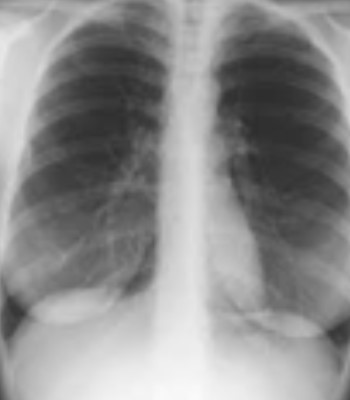
%> input picture HW1/HW1/img2.jpg, 350 x 400 px
$ octave HW1_Part2.m   (GNU Octave 9; MATLAB toolbox functions it lacks are replaced by stand-ins)
%> lines starting %> are read from the running program, lines starting %| are printed output that depends on the picture
%%
% Homework Solution - HW1
% Mohammad Sadegh Kalami Yazdi
% Student ID: 402811068
%% Section 1: Adding Noise to an Image and Viewing the Results

I = imread('D:\My-Documants\PhD\Term_03_1403\HW1_402811068\HW1\img2.jpg');
%> I is the input picture: size 400x350x3 uint8; min 45, max 251, mean 140.7

I_gray = rgb2gray(I);

% Add some "Gaussian noise" with two different amounts (variances)
noisy_gaussian_01 = imnoise(I_gray, 'gaussian', 0, 0.01); % Small amount of noise
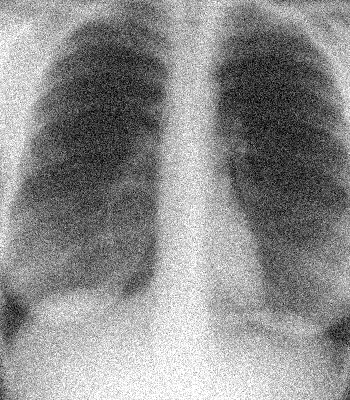
%> noisy_gaussian_01: size 400x350 uint8; min 0, max 255, mean 140.4
noisy_gaussian_02 = imnoise(I_gray, 'gaussian', 0, 0.02); % A bit more noise
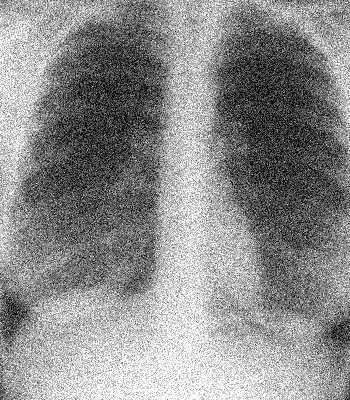
%> noisy_gaussian_02: size 400x350 uint8; min 0, max 255, mean 140

% Add some "salt & pepper noise" with two different amounts (densities)
noisy_saltpepper_01 = imnoise(I_gray, 'salt & pepper', 0.01); % Small amount of salt & pepper noise
noisy_saltpepper_02 = imnoise(I_gray, 'salt & pepper', 0.05); % More salt & pepper noise
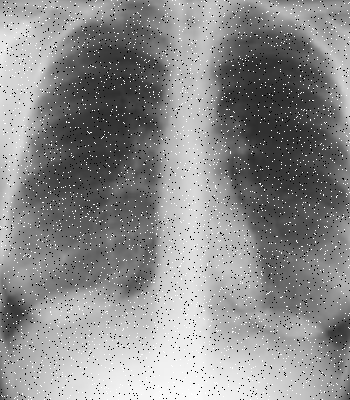
%> noisy_saltpepper_02: size 400x350 uint8; min 0, max 255, mean 140.1

figure;
subplot(2,3,1), imshow(I_gray), title('Original Image');
subplot(2,3,2), imshow(noisy_gaussian_01), title('Gaussian Noise, Variance = 0.01');
subplot(2,3,3), imshow(noisy_gaussian_02), title('Gaussian Noise, Variance = 0.02');
subplot(2,3,4), imshow(noisy_saltpepper_01), title('Salt & Pepper Noise, Density = 0.01');
subplot(2,3,5), imshow(noisy_saltpepper_02), title('Salt & Pepper Noise, Density = 0.05');
%% Section 2: Applying Median Filter with Different Window Sizes

% Apply a 3x3 median filter to each noisy image.
filtered_gaussian_3x3_01 = medfilt2(noisy_gaussian_01, [3 3]);
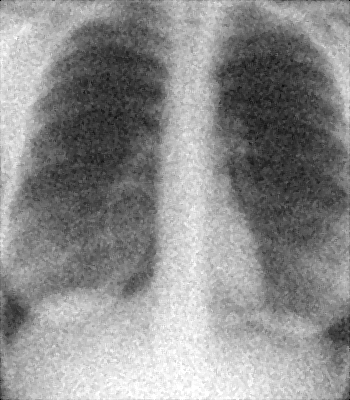
%> filtered_gaussian_3x3_01: size 400x350 uint8; min 0, max 255, mean 140.5
filtered_gaussian_3x3_02 = medfilt2(noisy_gaussian_02, [3 3]);
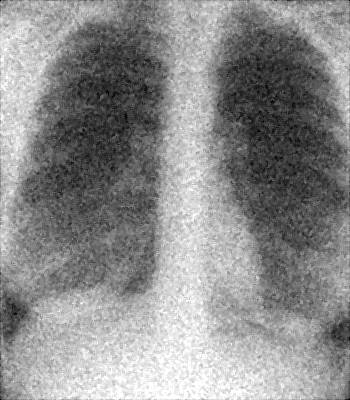
%> filtered_gaussian_3x3_02: size 400x350 uint8; min 0, max 255, mean 140.3
filtered_saltpepper_3x3_01 = medfilt2(noisy_saltpepper_01, [3 3]);
filtered_saltpepper_3x3_02 = medfilt2(noisy_saltpepper_02, [3 3]);

% Apply a 5x5 median filter to each noisy image.
filtered_gaussian_5x5_01 = medfilt2(noisy_gaussian_01, [5 5]);
filtered_gaussian_5x5_02 = medfilt2(noisy_gaussian_02, [5 5]);
filtered_saltpepper_5x5_01 = medfilt2(noisy_saltpepper_01, [5 5]);
filtered_saltpepper_5x5_02 = medfilt2(noisy_saltpepper_02, [5 5]);

figure;

% Show images filtered with the 3x3 window
subplot(3,4,1), imshow(filtered_gaussian_3x3_01), title('3x3 Filter, Gaussian Noise (Var=0.01)');
subplot(3,4,2), imshow(filtered_gaussian_3x3_02), title('3x3 Filter, Gaussian Noise (Var=0.02)');
subplot(3,4,3), imshow(filtered_saltpepper_3x3_01), title('3x3 Filter, Salt & Pepper Noise (0.01 Density)');
subplot(3,4,4), imshow(filtered_saltpepper_3x3_02), title('3x3 Filter, Salt & Pepper Noise (0.05 Density)');

% Show images filtered with the 5x5 window
subplot(3,4,5), imshow(filtered_gaussian_5x5_01), title('5x5 Filter, Gaussian Noise (Var=0.01)');
subplot(3,4,6), imshow(filtered_gaussian_5x5_02), title('5x5 Filter, Gaussian Noise (Var=0.02)');
subplot(3,4,7), imshow(filtered_saltpepper_5x5_01), title('5x5 Filter, Salt & Pepper Noise (0.01 Density)');
subplot(3,4,8), imshow(filtered_saltpepper_5x5_02), title('5x5 Filter, Salt & Pepper Noise (0.05 Density)');

% Show the original noisy images for reference
subplot(3,4,9), imshow(noisy_gaussian_01), title('Original Image, Gaussian Noise (Var=0.01)');
subplot(3,4,10), imshow(noisy_gaussian_02), title('Original Image, Gaussian Noise (Var=0.02)');
subplot(3,4,11), imshow(noisy_saltpepper_01), title('Original Image, Salt & Pepper (0.01 Density)');
subplot(3,4,12), imshow(noisy_saltpepper_02), title('Original Image, Salt & Pepper (0.05 Density)');

%% Section 3: Image Smoothing with Different Block Sizes and Overlap Options
image = imread('D:\My-Documants\PhD\Term_03_1403\HW1_402811068\HW1\img2.jpg');
image_gray = rgb2gray(image);
% Set two block sizes for smoothing
size_small = 3; % Small 3x3 block for light smoothing
size_large = 5; % Larger 5x5 block for stronger smoothing

%% Step 3.1: Smoothing with Non-Overlapping Blocks
filter_small = fspecial('average', [size_small size_small]);
filter_large = fspecial('average', [size_large size_large]);

smooth_no_overlap_small = conv2(image_gray, filter_small, 'same');
smooth_no_overlap_large = conv2(image_gray, filter_large, 'same');

%% Step 3.2: Smoothing with Overlapping Blocks
overlap = [1 1]; % 1-pixel overlap around blocks

% Apply smoothing with overlapping blocks
smooth_with_overlap_small = blockproc(image_gray, [size_small size_small], ...
                                      @(block) mean(block.data(:)), ...
                                      'BorderSize', overlap, 'TrimBorder', false);
smooth_with_overlap_large = blockproc(image_gray, [size_large size_large], ...
                                      @(block) mean(block.data(:)), ...
                                      'BorderSize', overlap, 'TrimBorder', false);
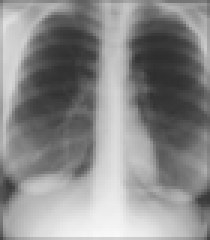
%> smooth_with_overlap_large: size 80x70 double (shown 3 times larger); min 45.9, max 248.5, mean 139.4
figure;
subplot(2,3,1), imshow(image_gray), title('Original Grayscale Image');
subplot(2,3,2), imshow(uint8(smooth_no_overlap_small)), title('3x3 Non-Overlap Smoothing');
subplot(2,3,3), imshow(uint8(smooth_no_overlap_large)), title('5x5 Non-Overlap Smoothing');
%> after `imshow(uint8(smooth_no_overlap_large))`:
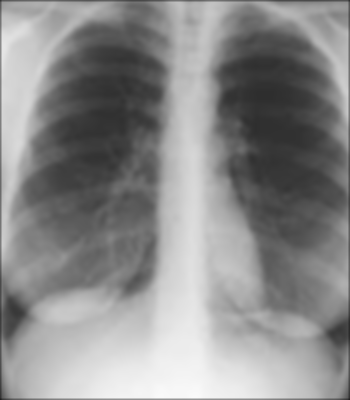
%> displayed picture: size 400x350, on the screen's scale of 0 to 255; min 30, max 250, mean 139.6
subplot(2,3,4), imshow(uint8(smooth_with_overlap_small)), title('3x3 Overlap Smoothing');
subplot(2,3,5), imshow(uint8(smooth_with_overlap_large)), title('5x5 Overlap Smoothing');

$ run again, with HW1/HW1/img1.jpg copied over HW1/HW1/img2.jpg
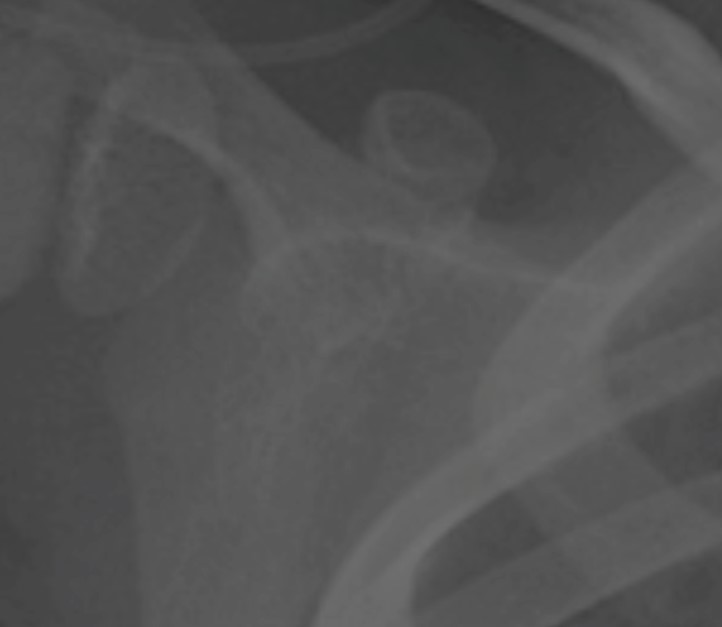
%> input picture HW1/HW1/img1.jpg, 722 x 627 px
%> I is the input picture: size 627x722x3 uint8; mean R, G, B 83.4, 83.5, 83.5
%> `noisy_gaussian_02 = imnoise(I_gray, 'gaussian', 0, 0.02);`:
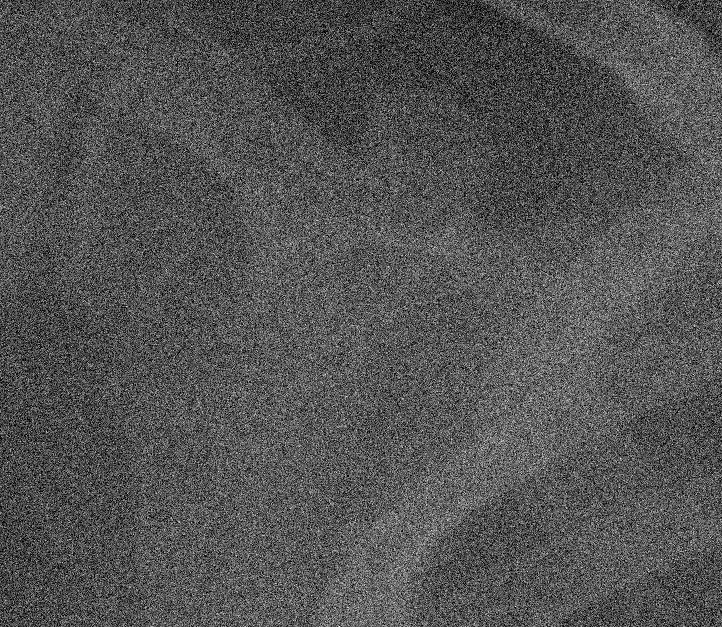
%> noisy_gaussian_02: size 627x722 uint8; min 0, max 255, mean 83.6
%> `noisy_saltpepper_02 = imnoise(I_gray, 'salt & pepper', 0.05);`:
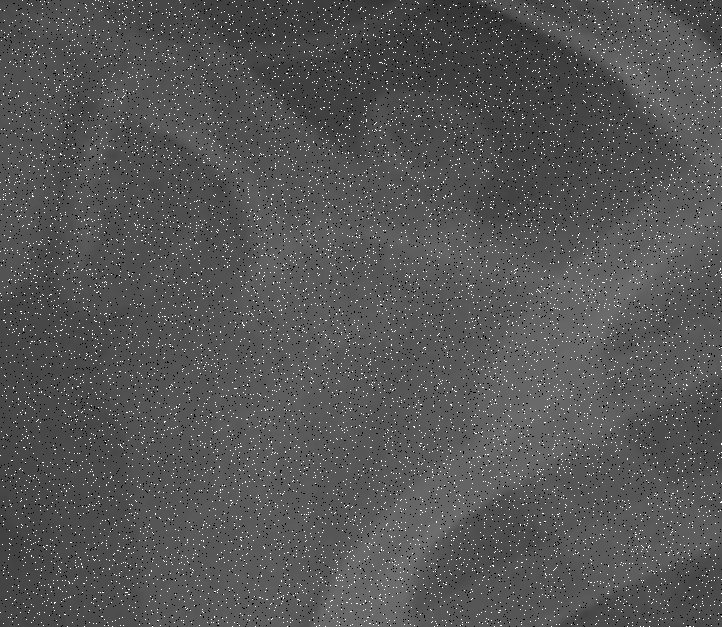
%> noisy_saltpepper_02: size 627x722 uint8; min 0, max 255, mean 85.7

$ run again, with HW1/HW1/img3.jpg copied over HW1/HW1/img2.jpg
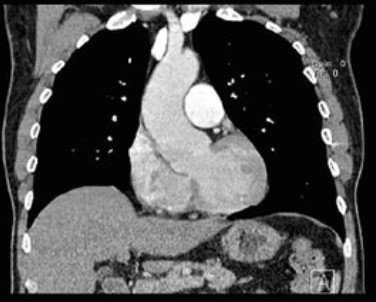
%> input picture HW1/HW1/img3.jpg, 376 x 302 px
%> I is the input picture: size 302x376x3 uint8; min 0, max 255, mean 79.5
%> `noisy_gaussian_02 = imnoise(I_gray, 'gaussian', 0, 0.02);`:
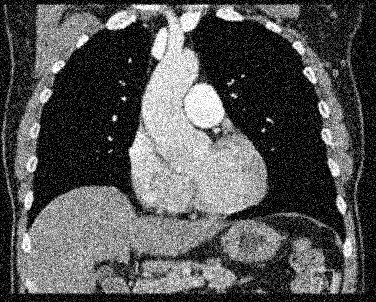
%> noisy_gaussian_02: size 302x376 uint8; min 0, max 255, mean 84.3
%> `smooth_with_overlap_large = blockproc(image_gray, [size_large size_lar..`:
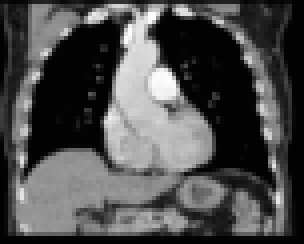
%> smooth_with_overlap_large: size 61x76 double (shown 4 times larger); min 1.5, max 253.6, mean 77.8

$ run again, with HW1/HW1/img4.jpg copied over HW1/HW1/img2.jpg
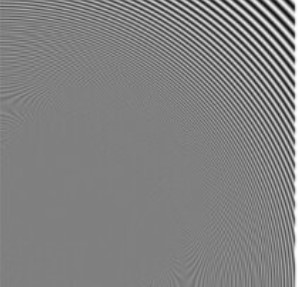
%> input picture HW1/HW1/img4.jpg, 298 x 287 px
%> I is the input picture: size 287x298x3 uint8; min 15, max 255, mean 128.9
%> `imshow(uint8(smooth_no_overlap_small))`:
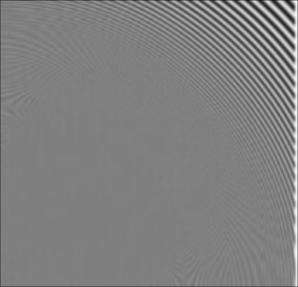
%> displayed picture: size 287x298, on the screen's scale of 0 to 255; min 20, max 253, mean 128.1
